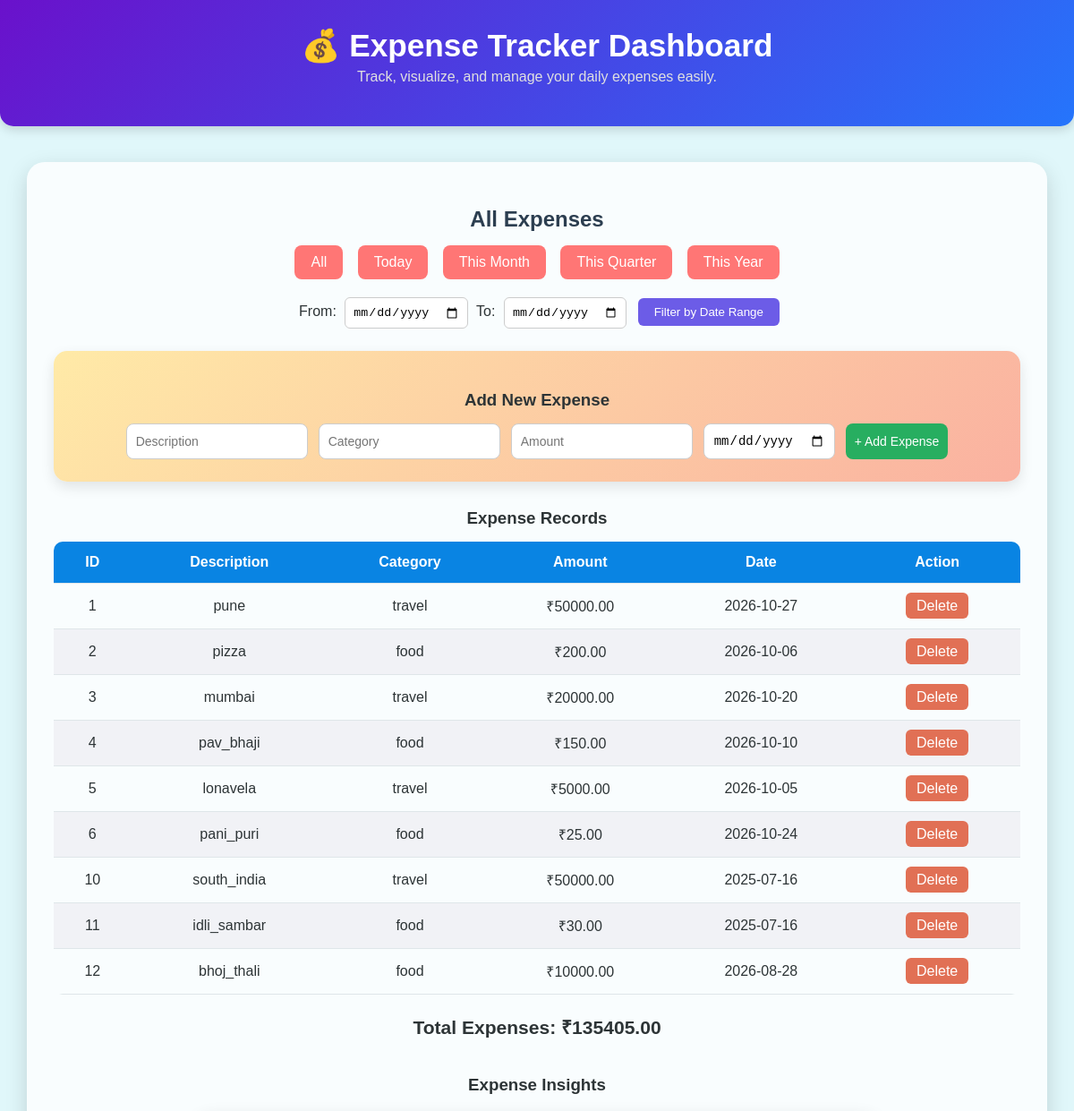
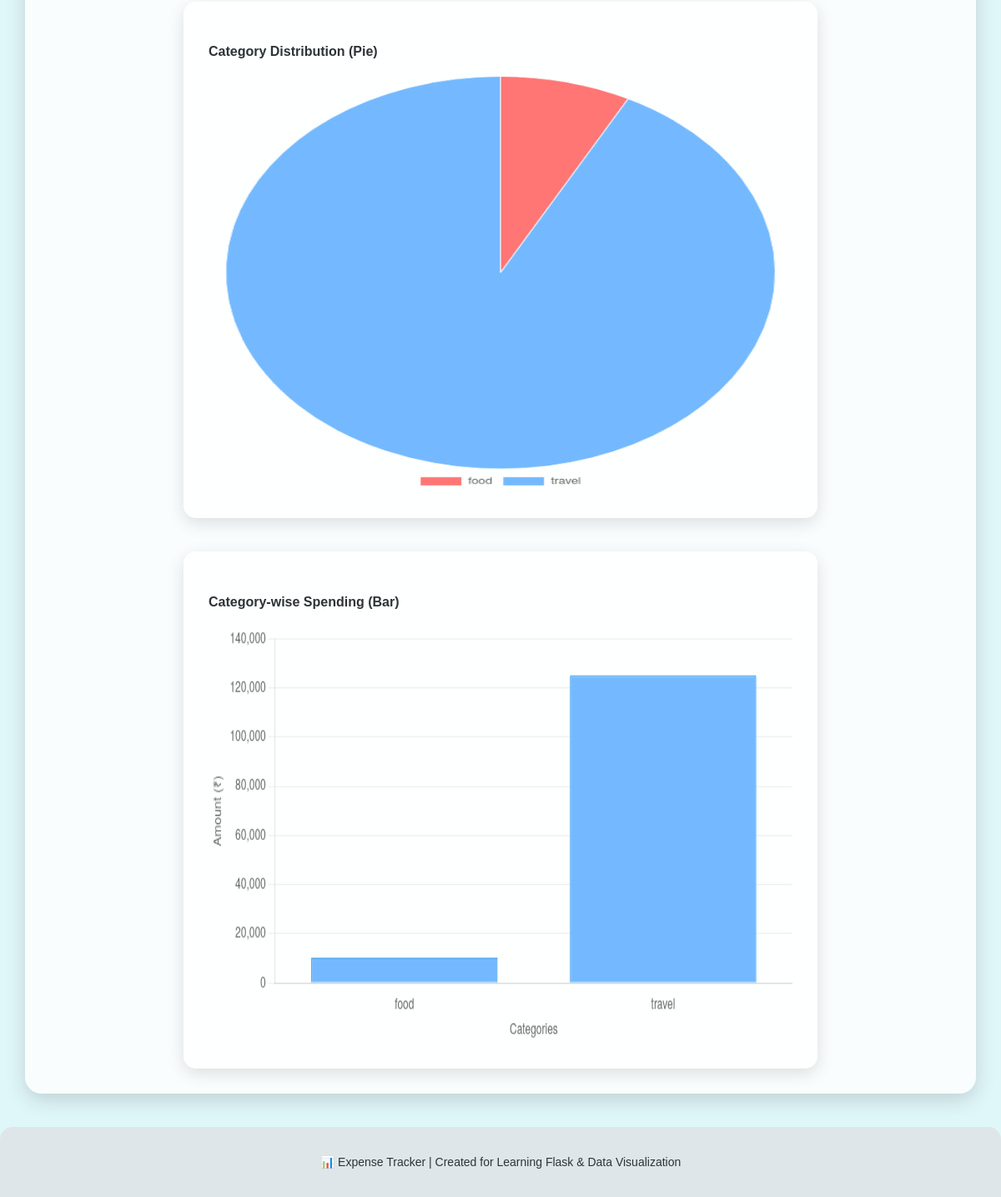
The page / on the database its author committed (2 pictures, top to bottom).
### tables this page shows
CREATE TABLE expenses (
            id INTEGER PRIMARY KEY AUTOINCREMENT,
            description TEXT NOT NULL,
            category TEXT NOT NULL,
            amount REAL NOT NULL,
            date TEXT NOT NULL
        );

### app.py (the view)
@app.route('/')
def index():
    conn = sqlite3.connect("expenses.db")
    cur = conn.cursor()
    cur.execute("SELECT * FROM expenses ORDER BY id asc")
    expenses = cur.fetchall()
    total = sum([row[3] for row in expenses])
    conn.close()
    return render_template("index.html", expenses=expenses, total=total, title="All Expenses")

### templates/index.html (shortened to what this page needs)
<!DOCTYPE html>
<html lang="en">
<head>
  <link rel="stylesheet" href="{{ url_for('static', filename='style.css') }}">
</head>
<body>
  <header>
    <h1>💰 Expense Tracker Dashboard</h1>
    <p>Track, visualize, and manage your daily expenses easily.</p>
  </header>
  <div class="container">
    <section class="filters-section">
      {% if title %}
        <h2>{{ title }}</h2>
      {% else %}
        <h2>All Expenses Overview</h2>
      {% endif %}
      <div class="filters">
        <a href="/">All</a>
        <a href="/filter?type=day">Today</a>
        <a href="/filter?type=month">This Month</a>
        <a href="/filter?type=quarter">This Quarter</a>
        <a href="/filter?type=year">This Year</a>
      </div>
      <form class="date-filter" action="/filter" method="POST">
        <label>From:</label>
        <input type="date" name="from_date" required>
        <label>To:</label>
        <input type="date" name="to_date" required>
        <button type="submit">Filter by Date Range</button>
      </form>
    </section>
    <section class="add-expense">
      <h3>Add New Expense</h3>
      <form class="add-form" action="/add" method="POST">
        <input type="text" name="description" placeholder="Description" required>
        <input type="text" name="category" placeholder="Category" required>
        <input type="number" name="amount" placeholder="Amount" step="0.01" required>
        <input type="date" name="date">
        <button type="submit">+ Add Expense</button>
      </form>
    </section>
    <section class="table-section">
      <h3>Expense Records</h3>
      <table>
        <thead>
          <tr>
            <th>ID</th>
            <th>Description</th>
            <th>Category</th>
            <th>Amount</th>
            <th>Date</th>
            <th>Action</th>
          </tr>
        </thead>
        <tbody>
          {% for expense in expenses %}
            <tr>
              <td>{{ expense[0] }}</td>
              <td>{{ expense[1] }}</td>
              <td>{{ expense[2] }}</td>
              <td>₹{{ "%.2f"|format(expense[3]) }}</td>
              <td>{{ expense[4] }}</td>
              <td><a href="/delete/{{ expense[0] }}" class="delete-btn">Delete</a></td>
            </tr>
          {% else %}
            <tr>
              <td colspan="6" class="no-data">No expenses found.</td>
            </tr>
          {% endfor %}
        </tbody>
      </table>
      <div class="total">
        <h3>Total Expenses: ₹{{ "%.2f"|format(total) }}</h3>
      </div>
    </section>
    <section class="chart-section">
      <h3>Expense Insights</h3>
      <div class="chart-container">
        <div class="chart-box">
          <h4>Category Distribution (Pie)</h4>
          <canvas id="expensePie"></canvas>
        </div>
        <div class="chart-box">
          <h4>Category-wise Spending (Bar)</h4>
          <canvas id="expenseBar"></canvas>
        </div>
      </div>
    </section>
  </div>
  <footer>
    <p>📊 Expense Tracker | Created for Learning Flask & Data Visualization</p>
  </footer>
  <script>
    fetch('/chart-data')
      .then(res => res.json())
      .then(data => {
        const colors = [
          '#ff7675', '#74b9ff', '#ffeaa7',
          '#55efc4', '#a29bfe', '#fab1a0',
          '#81ecec', '#fd79a8'
        ];
        // Pie Chart
        new Chart(document.getElementById('expensePie'), {
          type: 'pie',
          data: {
            labels: data.labels,
            datasets: [{
              data: data.values,
              backgroundColor: colors,
              borderWidth: 1,
              borderColor: '#fff',
            }]
          },
          options: {
            responsive: true,
            plugins: {
              legend: { position: 'bottom' },
              title: { display: false }
            }
          }
        });
        // Bar Chart
        new Chart(document.getElementById('expenseBar'), {
          type: 'bar',
          data: {
            labels: data.labels,
            datasets: [{
              label: 'Total Amount (₹)',
              data: data.values,
              backgroundColor: '#74b9ff',
              borderColor: '#0984e3',
              borderWidth: 1
            }]
          },
          options: {
            responsive: true,
            scales: {
              y: {
                beginAtZero: true,
                title: { display: true, text: 'Amount (₹)' },
                grid: { color: '#ecf0f1' }
              },
              x: {
                title: { display: true, text: 'Categories' },
                grid: { display: false }
              }
            },
            plugins: {
              legend: { display: false },
              tooltip: {
                callbacks: {
                  label: (ctx) => `₹${ctx.parsed.y.toFixed(2)}`
                }
              }
            }
          }
        });
      });
  </script>
</body>
</html>

### static/style.css (style rules this page uses)
body { font-family: "Poppins", sans-serif; margin: 0; color: #2d3436; background: #e0f7fa; }
header { background: linear-gradient(135deg, #6a11cb, #2575fc); color: white; text-align: center; padding: 30px 10px; box-shadow: 0 4px 12px rgba(0, 0, 0, 0.15); border-bottom-left-radius: 15px; border-bottom-right-radius: 15px; }
header h1 { margin: 0; font-size: 2.2rem; }
header p { margin-top: 5px; font-size: 1rem; color: #e0e0e0; }
.container { width: 90%; max-width: 1150px; margin: 40px auto; background: #ffffffcc; border-radius: 20px; padding: 30px; box-shadow: 0 8px 25px rgba(0,0,0,0.15); }
.filters-section h2 { text-align: center; color: #2c3e50; margin-bottom: 15px; }
.filters { text-align: center; margin-bottom: 20px; }
.filters a { display: inline-block; background: #ff7675; color: white; padding: 10px 18px; margin: 0 6px; border-radius: 8px; text-decoration: none; font-weight: 500; transition: 0.3s; }
.date-filter { text-align: center; margin: 15px 0 25px; }
.date-filter label { margin: 0 5px; font-weight: 500; }
.date-filter input { padding: 8px; border: 1px solid #ccc; border-radius: 6px; }
.date-filter button { padding: 8px 18px; background: #6c5ce7; color: white; border: none; border-radius: 6px; cursor: pointer; margin-left: 8px; transition: 0.3s; }
.add-expense { background: linear-gradient(135deg, #ffeaa7, #fab1a0); border-radius: 15px; padding: 25px; margin-bottom: 30px; box-shadow: 0 6px 15px rgba(0,0,0,0.1); }
.add-expense h3 { text-align: center; margin-bottom: 15px; }
.add-form { display: flex; flex-wrap: wrap; justify-content: center; gap: 12px; }
.add-form input, .add-form button { padding: 10px; border-radius: 8px; border: 1px solid #ccc; font-size: 14px; }
.add-form button { background: #27ae60; color: white; border: none; cursor: pointer; font-weight: 500; transition: 0.3s; }
.table-section h3 { text-align: center; margin-bottom: 15px; color: #2d3436; }
table { width: 100%; border-collapse: collapse; border-radius: 10px; overflow: hidden; }
thead { background: #0984e3; color: white; }
th, td { padding: 14px; text-align: center; border-bottom: 1px solid #dfe6e9; }
tbody tr:nth-child(even) { background: #f1f2f6; }
.delete-btn { background: #e17055; color: white; padding: 6px 12px; border-radius: 6px; text-decoration: none; font-weight: 500; transition: 0.3s; }
.total { text-align: right; margin-top: 20px; font-size: 18px; font-weight: bold; color: #2c3e50; }
.chart-section h3 { text-align: center; margin-top: 40px; color: #2d3436; }
.chart-container { display: flex; justify-content: center; flex-wrap: wrap; gap: 40px; margin-top: 20px; }
.chart-box { width: 700px; background: #ffffffdd; border-radius: 15px; padding: 30px; box-shadow: 0 6px 20px rgba(0,0,0,0.12); }
.chart-box h4 { color: #2d3436; margin-bottom: 20px; }
canvas { width: 100% !important; height: 500px !important; }
footer { text-align: center; padding: 20px; font-size: 14px; color: #2d3436; background-color: #dfe6e9; margin-top: 40px; border-top-left-radius: 15px; border-top-right-radius: 15px; }

### rows shown on the page
expenses: id "1", description "pune", category "travel", amount "50000.00", date "2026-10-27"
expenses: id "2", description "pizza", category "food", amount "200.00", date "2026-10-06"
expenses: id "3", description "mumbai", category "travel", amount "20000.00", date "2026-10-20"
expenses: id "4", description "pav_bhaji", category "food", amount "150.00", date "2026-10-10"
expenses: id "5", description "lonavela", category "travel", amount "5000.00", date "2026-10-05"
expenses: id "6", description "pani_puri", category "food", amount "25.00", date "2026-10-24"
expenses: id "10", description "south_india", category "travel", amount "50000.00", date "2025-07-16"
expenses: id "11", description "idli_sambar", category "food", amount "30.00", date "2025-07-16"
expenses: id "12", description "bhoj_thali", category "food", amount "10000.00", date "2026-08-28"

### other values the page prints
{{ title }} "All Expenses"
{{ "%.2f"|format(total) }} "135405.00"
